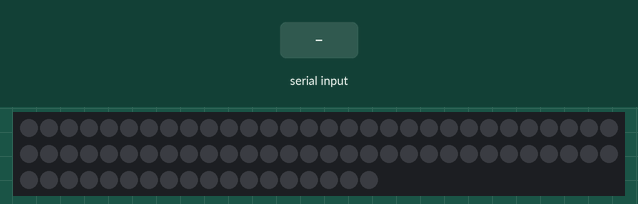
This sketch was run on a simulated Arduino Uno, built with avr-gcc and run on an emulated ATmega328P. On the bench: 78 RGB LEDs in strip order, left to right, continuing on the next row. Inputs (shaded band) come from the test bench. What the sketch prints to the serial monitor is not drawn.

Above: at 3.2 s.
3.3 s: "RED\n" received over Serial
At 4.5 s:
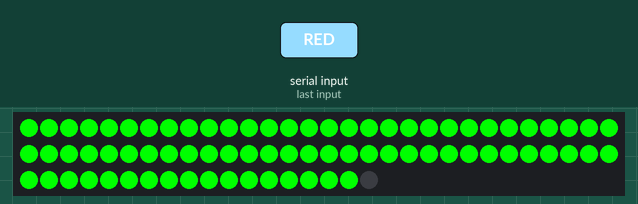
4.8 s: "GREEN\n" received over Serial
At 5.8 s:
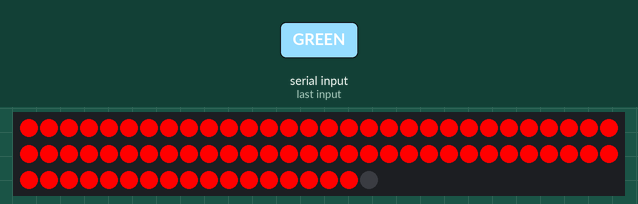
6.3 s: "BLUE\n" received over Serial
At 7.0 s:
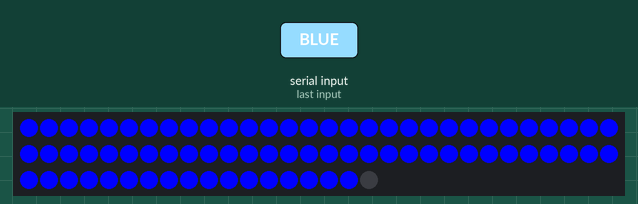
Timing chart, 0 to 9.3 s (numbered marks = the images above; inputs shaded):
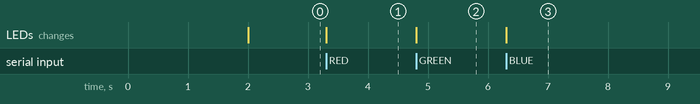

Measured:
- after the input at 3.3 s, the LEDs: change at once (image 1)
- after the input at 4.8 s, the LEDs: change at once (image 2)
- after the input at 6.3 s, the LEDs: change at once (image 3)

The sketch:

LedTowers_WifiCommand.ino
```cpp
#include "LedTowers_Animations.h"

LedColors LED;
int PrevMillis = 0;
int Interval = 20;
boolean newData = false;
const byte numChars = 20;
char receivedChars[numChars];

void setup() {
  // sanity check delay - allows reprogramming if accidently blowing power w/leds
  delay(2000);
  // Uncomment one of the following lines for your leds arrangement.
  FastLED.addLeds<WS2811, DATA_PIN, RGB>(leds, NUM_LEDS);
  Serial.begin(115200);
  for(int CurrentLED =0; CurrentLED < NUM_LEDS; CurrentLED++){
        State[CurrentLED].RED = 0;
        State[CurrentLED].GREEN =0;
        State[CurrentLED].BLUE = 0;
    }
  Serial.println("Enter a color!");
}

void recvWithEndMarker() {
    static byte ndx = 0;
    char endMarker = '\n';
    char rc;
    while (Serial.available() > 0 && newData == false) {
        rc = Serial.read();

        if (rc != endMarker) {
            receivedChars[ndx] = rc;
            ndx++;
            if (ndx >= numChars) {
                ndx = numChars - 1;
            }
        }
        else {
            receivedChars[ndx] = '\0'; // terminate the string
            ndx = 0;
            newData = true;
        }
    }
}

void loop() {
  int CurrMillis= millis();
  recvWithEndMarker();
  if(CurrMillis - PrevMillis >= Interval){
    PrevMillis = CurrMillis;
    if(newData){
      String receivedString = String(receivedChars);
      if(receivedString.equals("RED")){
        LED.RED = 255;
        LED.GREEN = LED.BLUE = 0;
      }else if (receivedString.equals("GREEN")){
        LED.GREEN = 255;
        LED.RED = LED.BLUE = 0;
      }else if (receivedString.equals("BLUE")){
        LED.BLUE = 255;
        LED.GREEN = LED.RED = 0;
      }else{
        Serial.print("Invalid choice! Try again!");
        }
      newData=false;
    }
    LedTowers_FullColor(LED.RED,LED.GREEN,LED.BLUE);
  }
}
```
